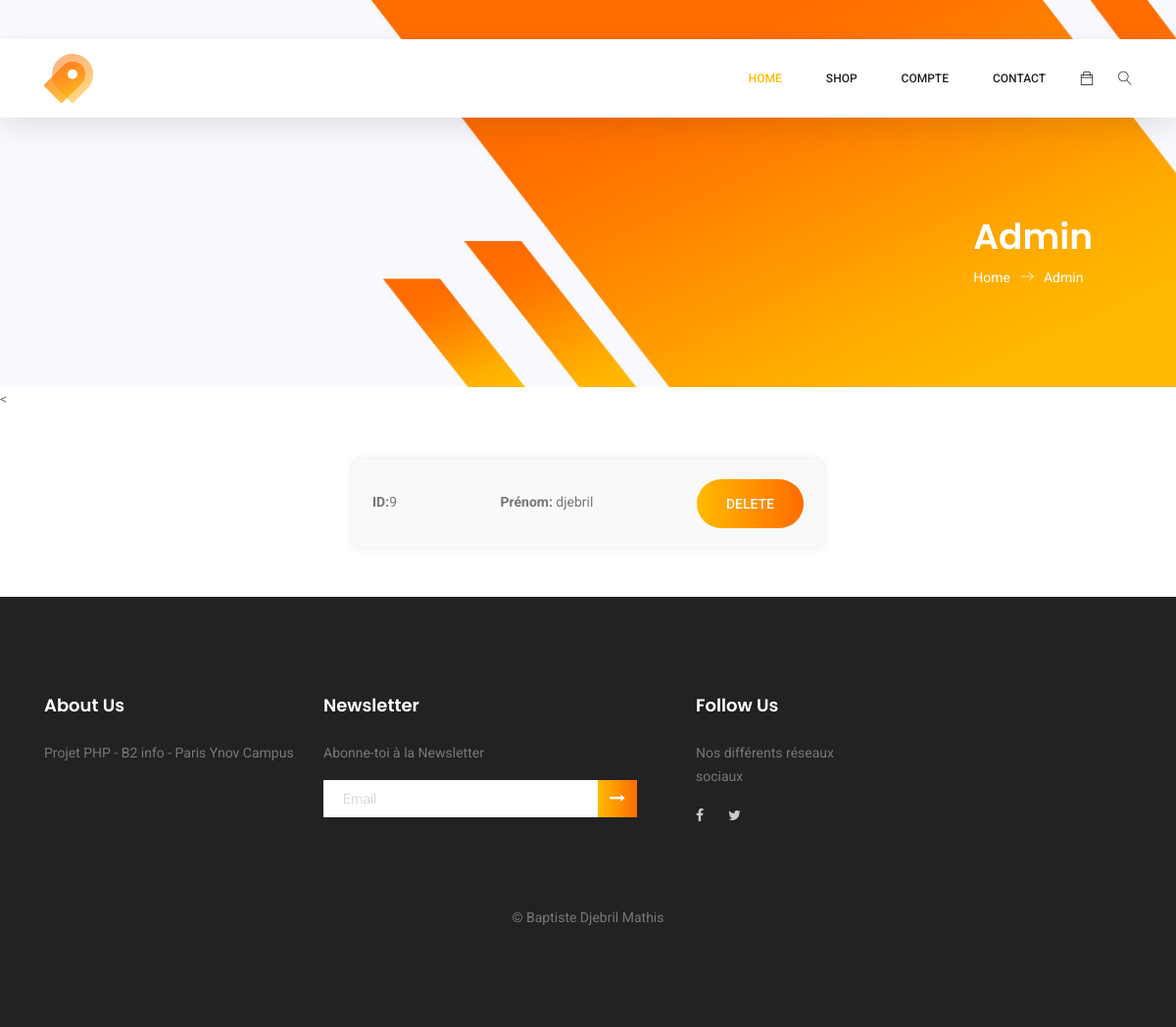
Page /admin.php on the earlier database version.
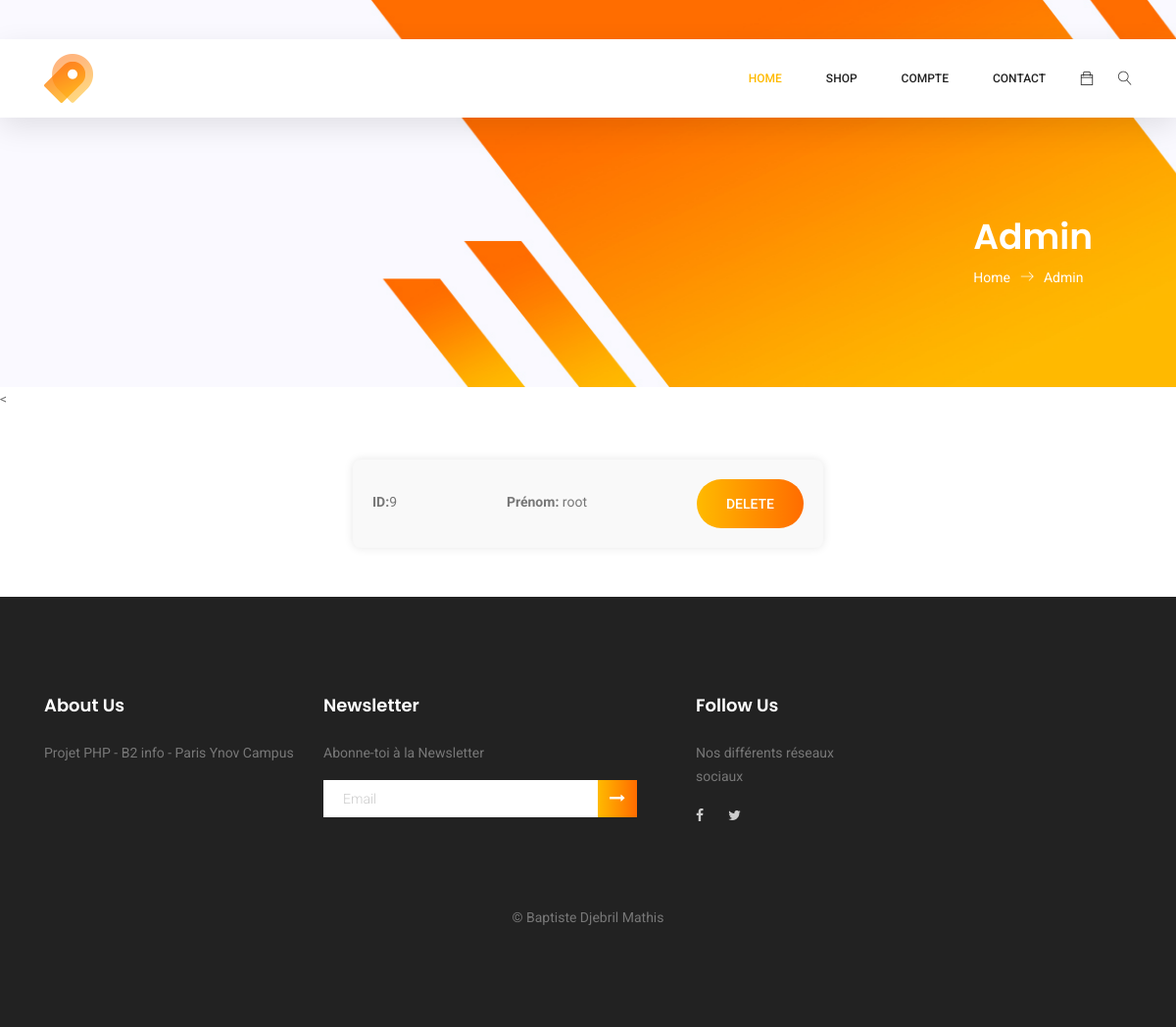
Same page on the later database version.
### tables this page shows
CREATE TABLE IF NOT EXISTS `profil` (
  `ID` int NOT NULL AUTO_INCREMENT,
  `Admin` tinyint(1) DEFAULT '0',
  `First_name` varchar(255) NOT NULL,
  `Last_name` varchar(255) NOT NULL,
  `Email` varchar(255) NOT NULL,
  `E_Verif` tinyint(1) DEFAULT '0',
  `PP` varchar(255) NOT NULL,
  `Pw` varchar(255) NOT NULL, 
  `birth_date` date DEFAULT NULL,
  `Phone` varchar(20) DEFAULT NULL,
  `Country` varchar(255) NOT NULL,
  `Adress` varchar(255) NOT NULL,
  `Postal_code` varchar(20) NOT NULL,
  `City` varchar(255) NOT NULL,
  `Loyalty_point` int NOT NULL DEFAULT '0',
  `History` int DEFAULT NULL,
  PRIMARY KEY (`ID`)
);

### admin.php (the view, shortened to what this page needs)
<!DOCTYPE html>
<html lang="zxx" class="no-js">
<head>
    <link rel="stylesheet" href="css/linearicons.css">
    <link rel="stylesheet" href="css/owl.carousel.css">
    <link rel="stylesheet" href="css/font-awesome.min.css">
    <link rel="stylesheet" href="css/themify-icons.css">
    <link rel="stylesheet" href="css/nice-select.css">
    <link rel="stylesheet" href="css/nouislider.min.css">
    <link rel="stylesheet" href="css/bootstrap.css">
    <link rel="stylesheet" href="css/main.css">
<body>
		<header class="header_area sticky-header">
			<div class="main_menu">
				<nav class="navbar navbar-expand-lg navbar-light main_box">
					<div class="container">
						<a class="navbar-brand logo_h" href="index.php"><img src="img/fav.png" alt=""></a>
						<div class="collapse navbar-collapse offset" id="navbarSupportedContent">
							<ul class="nav navbar-nav menu_nav ml-auto">
								<li class="nav-item active"><a class="nav-link" href="index.php">Home</a></li>
								<li class="nav-item submenu dropdown">
									<a href="#" class="nav-link dropdown-toggle" data-toggle="dropdown" role="button" aria-haspopup="true"
									 aria-expanded="false">Shop</a>
								</li>
								<li class="nav-item submenu dropdown">
									<a href="#" class="nav-link dropdown-toggle" data-toggle="dropdown" role="button" aria-haspopup="true"
									 aria-expanded="false">Compte</a>
								</li>
								<li class="nav-item"><a class="nav-link" href="contact.php">Contact</a></li>
							</ul>
							<ul class="nav navbar-nav navbar-right">
								<?php
									if(isset($_SESSION['loggedin']) && $_SESSION['loggedin'] === true) {
										echo '<li class="nav-item"><a href="cart.php" class="cart"><span class="ti-bag"></span></a></li>';
									} else {
										echo '<li class="nav-item"><a href="login.php" class="cart"><span class="ti-bag"></span></a></li>';
									}
								?>
								<li class="nav-item">
									<button class="search"><span class="lnr lnr-magnifier" id="search"></span></button>
								</li>
							</ul>
						</div>
					</div>
				</nav>
			</div>
		</header>
    <section class="banner-area organic-breadcrumb">
        <div class="container">
            <div class="breadcrumb-banner d-flex flex-wrap align-items-center justify-content-end">
                <div class="col-first">
                    <h1>Admin</h1>
                    <nav class="d-flex align-items-center">
                        <a href="index.php">Home<span class="lnr lnr-arrow-right"></span></a>
                        <a href="category.php">Admin</a>
                    </nav>
                </div>
            </div>
        </div>
    </section>
	<<?php
	$serveur = "localhost";
	$utilisateur = "root";
	$motdepasse = "";
	$basededonnees = "bdd_php";
	$connexion = new mysqli($serveur, $utilisateur, $motdepasse, $basededonnees);
	$query = "SELECT * FROM profil";
	$result = $connexion->query($query);
	if ($result && $result->num_rows > 0) {
	    while($row = $result->fetch_assoc()) {
	        echo '<div class="admin">';
	        echo '<div class="user-info">';
	        echo '<p><strong>ID:</strong>' . $row['ID'] . '</p>';
	        echo '</div>';
	        echo '<div class="user-info">';
	        echo '<p><strong>Prénom:</strong> ' . $row['First_name'] . '</p>';
			echo '</div>';
	        echo '<a href="deletprofil.php?email='.$row['Email'].'">
						<button value="submit" class="primary-btn">Delete</button>
					</a>
				</div>';
	    }
	} else {
	    echo "Aucun utilisateur trouvé.";
	}
	?>
<footer class="footer-area section_gap">
	<div class="container">
		<div class="row">
			<div class="col-lg-3  col-md-6 col-sm-6">
				<div class="single-footer-widget">
					<h6>About Us</h6>
					<p>
						Projet PHP - B2 info - Paris Ynov Campus
					</p>
				</div>
			</div>
			<div class="col-lg-4  col-md-6 col-sm-6">
				<div class="single-footer-widget">
					<h6>Newsletter</h6>
					<p>Abonne-toi à la Newsletter</p>
					<div class="" id="mc_embed_signup">
							<div class="d-flex flex-row">
								<input class="form-control" name="EMAIL" placeholder="Email" onfocus="this.placeholder = ''" onblur="this.placeholder = 'Enter Email '"
								 required="" type="email">
								<button class="click-btn btn btn-default"><i class="fa fa-long-arrow-right" aria-hidden="true"></i></button>
							</div>
					</div>
				</div>
			</div>
			<div class="col-lg-2 col-md-6 col-sm-6">
				<div class="single-footer-widget">
					<h6>Follow Us</h6>
					<p>Nos différents réseaux sociaux</p>
					<div class="footer-social d-flex align-items-center">
						<a href="#"><i class="fa fa-facebook"></i></a>
						<a href="#"><i class="fa fa-twitter"></i></a>
					</div>
				</div>
			</div>
		</div>
		<div class="footer-bottom d-flex justify-content-center align-items-center flex-wrap">
			<p class="footer-text m-0">
&copy; Baptiste Djebril Mathis
</p>
		</div>
	</div>
</footer>
</body>
</html>

Differences in the rows shown:
changed profil id 9: First_name "djebril" → "root"
